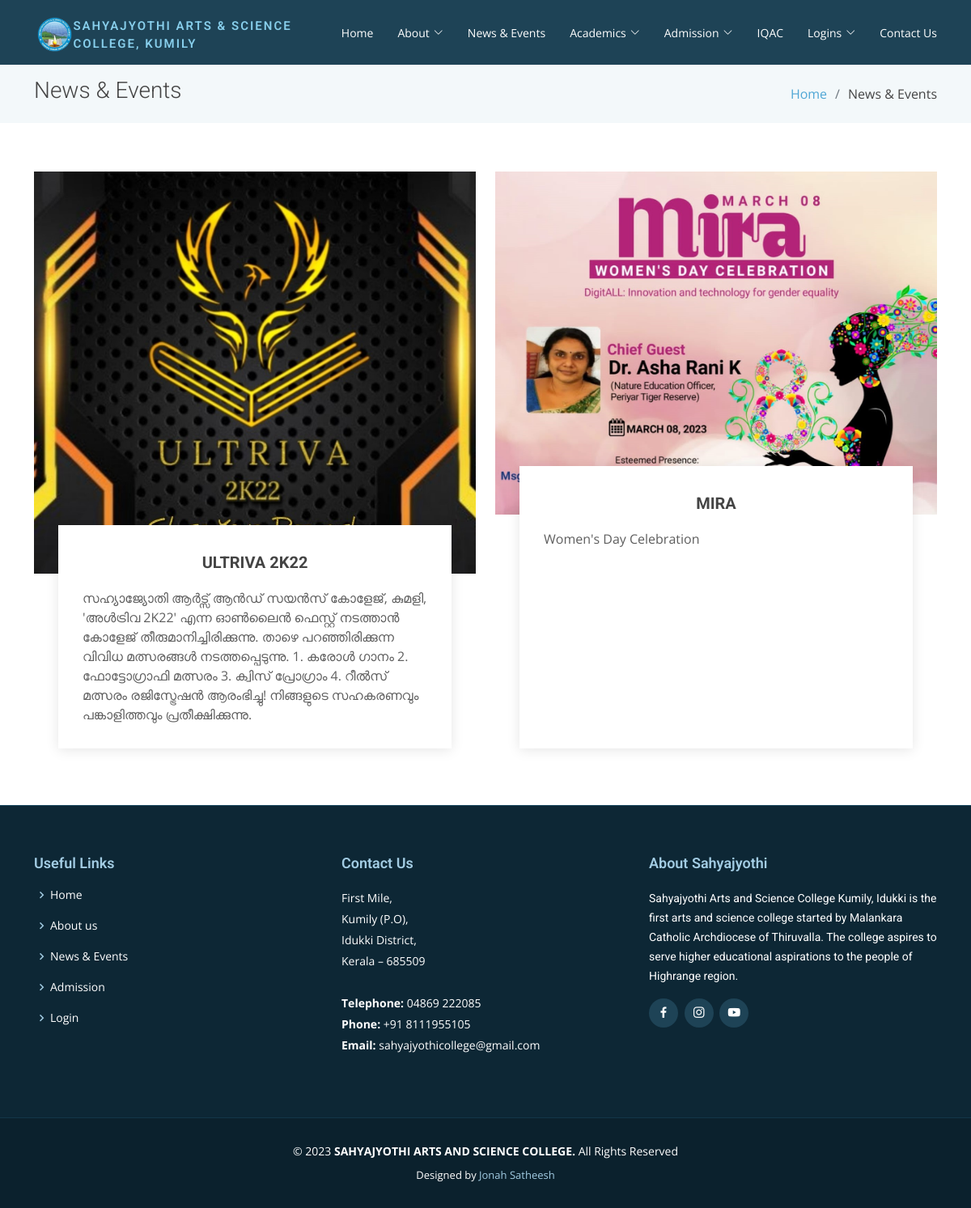
Page /news on the committed database.
### website/models.py (models this page shows)
class Events(db.Model):
    id = db.Column(db.Integer, primary_key=True)
    event_title = db.Column(db.String(50), unique=True)
    event_description = db.Column(db.String(5000))
    image_filename = db.Column(db.String(50))

### website/views.py (the view)
@views.route('/news')
def news():
    events = Events.query.all()
    return render_template("news.html", events=events)

### website/templates/news.html (shortened to what this page needs)
{% extends "about.html" %}
{% block main %}
  <main id="main">
    <section class="breadcrumbs">
      <div class="container">
        <div class="d-flex justify-content-between align-items-center">
          <h2>News & Events</h2>
          <ol>
            <li><a href="/index">Home</a></li>
            <li>News & Events</li>
          </ol>
        </div>
      </div>
    </section>
    <section class="service-details">
      <div class="container">
        <div class="row">
          {% for x in events %}
          {% if x.image_filename %}
          <div class="col-md-6 d-flex align-items-stretch" data-aos="fade-up">
            <div class="card">
            <div class="card-img">
              <img src="{{ url_for('static', filename='img/events/' + x.image_filename) }}" alt="...">
            </div>
            <div class="card-body">
              <h5 class="card-title">{{ x.event_title }}</h5>
              <p class="card-text">{{ x.event_description }}</p>
            </div>
            </div>
          </div>
          {% endif %}
          {% endfor %}
        </div>
      </div>
    </section>
  </main>
  {% endblock %}

### website/static/css/style.css (style rules this page uses)
body { font-family: "Open Sans", sans-serif; color: #444; }
a { color: #4fa6d5; text-decoration: none; }
h1, h2, h3, h4, h5, h6, .font-primary { font-family: "Roboto", sans-serif; }
#main { margin-top: 80px; }
section { padding: 60px 0; }
.breadcrumbs { padding: 15px 0; background-color: #f3f8fa; min-height: 40px; }
.breadcrumbs h2 { font-size: 28px; font-weight: 300; }
.breadcrumbs ol { display: flex; flex-wrap: wrap; list-style: none; padding: 0; margin: 0; }
.breadcrumbs ol li+li { padding-left: 10px; }
.breadcrumbs ol li+li::before { display: inline-block; padding-right: 10px; color: #6c757d; content: "/"; }
.service-details { padding-bottom: 10px; }
.service-details .card { border: 0; padding: 0 30px; margin-bottom: 60px; position: relative; }
.service-details .card-img { width: calc(100% + 60px); margin-left: -30px; overflow: hidden; z-index: 9; border-radius: 0; }
.service-details .card-img img { max-width: 100%; transition: all 0.3s ease-in-out; }
.service-details .card-body { z-index: 10; background: #fff; border-top: 4px solid #fff; padding: 30px; box-shadow: 0px 2px 15px rgba(0, 0, 0, 0.1); margin-top: -60px; transition: 0.3s; }
.service-details .card-title { font-weight: 700; text-align: center; margin-bottom: 20px; }
.service-details .card-text { color: #5e5e5e; }

### rows in the picture
Events: image_filename (picture), event_title "ULTRIVA 2K22", event_description "സഹ്യാജ്യോതി ആർട്സ് ആൻഡ് സയൻസ് കോളേജ്, കുമളി, 'അൾട്രിവ 2K22' എന്ന ഓൺലൈൻ ഫെസ്റ്റ് നടത്താൻ കോളേജ് തീരുമാനിച്ചിരിക്കുന്നു. താഴെ പറഞ്ഞിരിക്കുന്ന വിവിധ മത്സരങ്ങൾ നടത്തപ്പെടുന്നു. 1. കരോൾ ഗാനം 2. ഫോട്ടോഗ്രാഫി മത്സരം 3. ക്വിസ് പ്രോഗ്രാം 4. റീൽസ് മത്സരം രജിസ്ട്രേഷൻ ആരംഭിച്ചു! നിങ്ങളുടെ സഹകരണവും പങ്കാളിത്തവും പ്രതീക്ഷിക്കുന്നു."
Events: image_filename (picture), event_title "MIRA", event_description "Women's Day Celebration"
